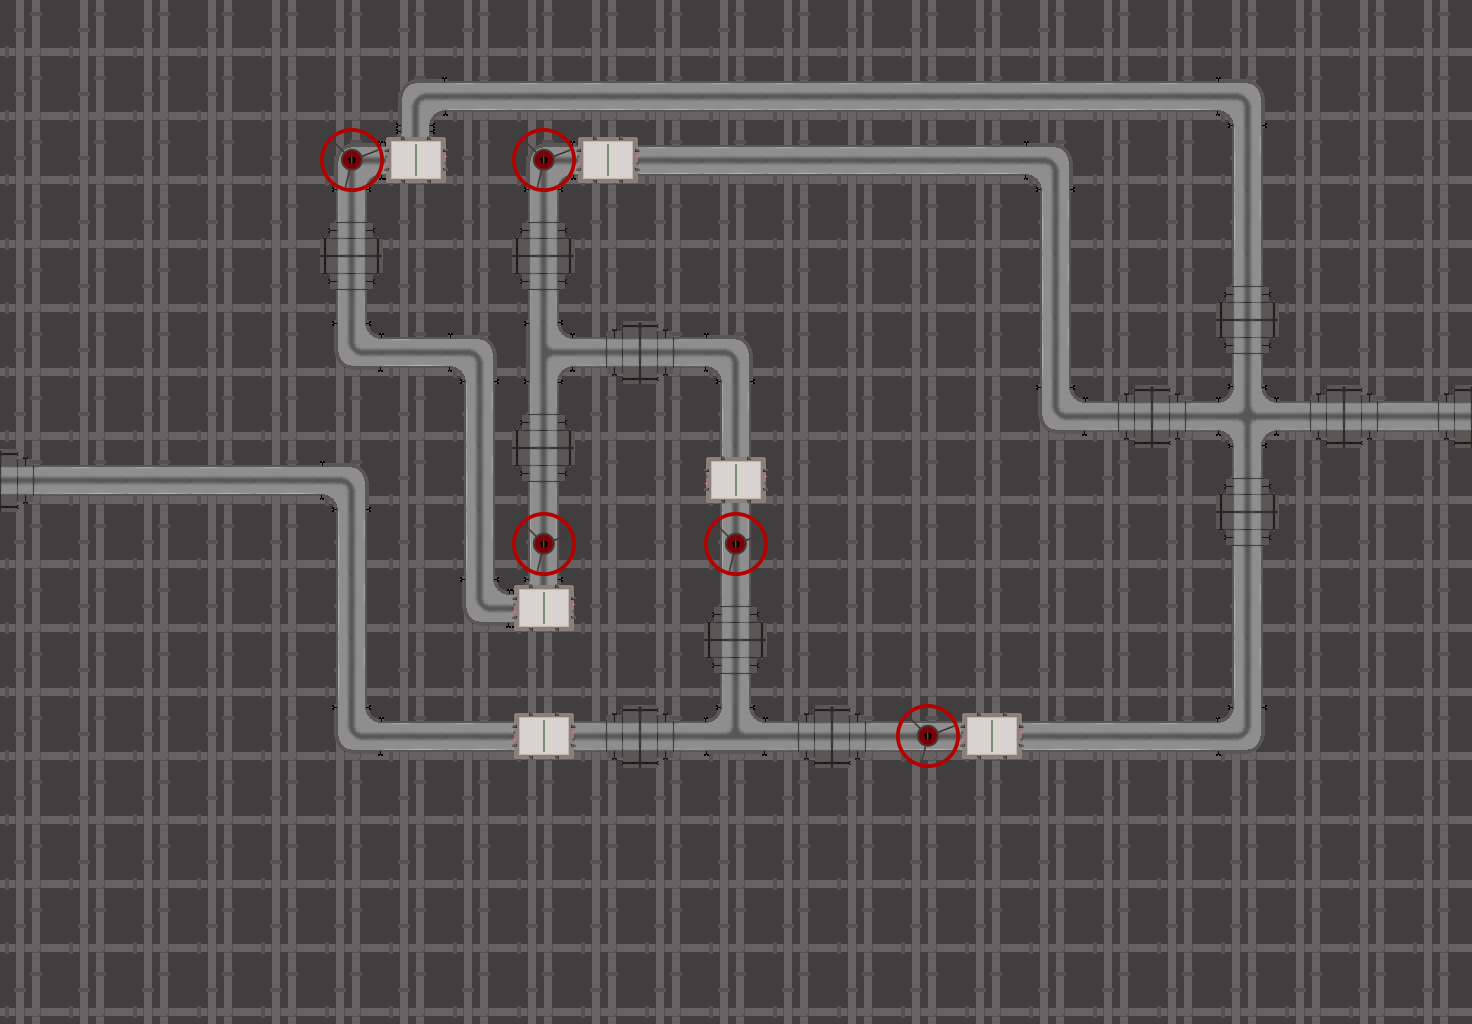

Tiled map render using the project's own tile images. Description and the map definition, with tile-layer contents summarised, below:
An orthogonal 23x16 tile map with 64x64 px tiles, 7 tile layers (set, back, liaisons, tuyaux, ...), 3 tilesets.

<map version="1.0" orientation="orthogonal" renderorder="right-down" width="23" height="16" tilewidth="64" tileheight="64">
 <properties>
  <property name="end" value="22,9" />
  <property name="flotEntrant" value="9" />
  <property name="start" value="0,8" />
 </properties>
 <tileset firstgid="1" name="set_pipe" tilewidth="64" tileheight="64">
  <image source="set_pipe.png" trans="ff00ff" width="256" height="256" />
 </tileset>
 <tileset firstgid="17" name="set_sprite" tilewidth="64" tileheight="64">
  <image source="set_sprite.png" trans="ff00ff" width="256" height="256" />
  <tile id="0">
   <properties>
    <property name="capacites" value="empty" />
    <property name="coordonnees" value="empty" />
   </properties>
  </tile>
 </tileset>
 <tileset firstgid="33" name="coffeePlumbingTexture_v1_1" tilewidth="64" tileheight="64">
  <image source="../../textures/CoffeePlumbing/coffeePlumbingTexture_v1_1.png" trans="ff00ff" width="576" height="128" />
  <tile id="0">
   <properties>
    <property name="name" value="horizontal" />
   </properties>
  </tile>
  <tile id="1">
   <properties>
    <property name="name" value="vertical" />
   </properties>
  </tile>
  <tile id="2">
   <properties>
    <property name="name" value="extrémité_verticale" />
   </properties>
  </tile>
  <tile id="3">
   <properties>
    <property name="name" value="extrémité_verticale" />
   </properties>
  </tile>
  <tile id="4">
   <properties>
    <property name="name" value="extrémité_horizontale" />
   </properties>
  </tile>
  <tile id="5">
   <properties>
    <property name="name" value="extrémité_horizontale" />
   </properties>
  </tile>
  <tile id="6">
   <properties>
    <property name="name" value="4way" />
   </properties>
  </tile>
  <tile id="8">
   <properties>
    <property name="capacity" value="" />
   </properties>
  </tile>
  <tile id="9">
   <properties>
    <property name="name" value="left_top" />
   </properties>
  </tile>
  <tile id="10">
   <properties>
    <property name="name" value="left_bottom" />
   </properties>
  </tile>
  <tile id="11">
   <properties>
    <property name="name" value="top_right" />
   </properties>
  </tile>
  <tile id="12">
   <properties>
    <property name="name" value="bottom_right" />
   </properties>
  </tile>
  <tile id="13">
   <properties>
    <property name="name" value="3way_bottom" />
   </properties>
  </tile>
  <tile id="14">
   <properties>
    <property name="name" value="3way_left" />
   </properties>
  </tile>
  <tile id="15">
   <properties>
    <property name="name" value="3way_right" />
   </properties>
  </tile>
  <tile id="16">
   <properties>
    <property name="name" value="3way_top" />
   </properties>
  </tile>
 </tileset>
 <layer name="set" width="23" height="16">
  <data>[368 cells, 368 non-empty, 20 distinct tile ids]</data>
 </layer>
 <layer name="back" width="23" height="16">
  <data>[368 cells, 368 non-empty, 1 distinct tile ids]</data>
 </layer>
 <layer name="liaisons" width="23" height="16">
  <data>[368 cells, 27 non-empty, 7 distinct tile ids]</data>
 </layer>
 <layer name="tuyaux" width="23" height="16">
  <properties>
   <property name="bloque" value="8,4 11,9 16,9 19,6 19,12" />
  </properties>
  <data>[368 cells, 64 non-empty, 6 distinct tile ids]</data>
 </layer>
 <layer name="koffee" width="23" height="16">
  <data>[368 cells, 0 non-empty, 0 distinct tile ids]</data>
 </layer>
 <layer name="vannes" width="23" height="16">
  <data>[368 cells, 5 non-empty, 1 distinct tile ids]</data>
 </layer>
 <layer name="koffeeMeters" width="23" height="16">
  <properties>
   <property name="capacites" value="9;6;4;5;4;2" />
   <property name="coordonnees" value="8,4;11,8;15,4;8,6;6,13;9,13" />
  </properties>
  <data>[368 cells, 6 non-empty, 1 distinct tile ids]</data>
 </layer>
</map>
